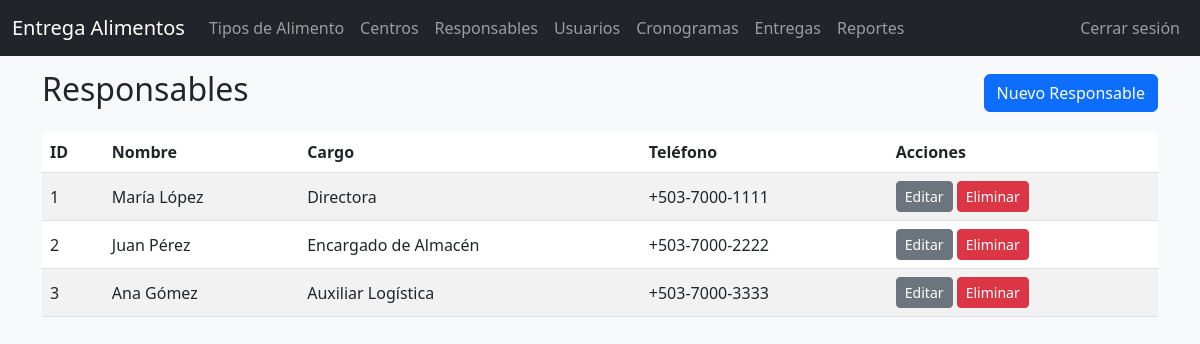
Page /index.php?controller=responsables&action=index (signed in) on the committed database.
### tables this page shows
CREATE TABLE mnt_responsables (
id_responsable INT AUTO_INCREMENT PRIMARY KEY,
nombre VARCHAR(150) NOT NULL,
cargo VARCHAR(100) DEFAULT NULL,
telefono VARCHAR(30) DEFAULT NULL
);

### app/core/Controller.php (called while the page is built, shortened)
<?php
class Controller
{
    protected function view($path, $data = [])
    {
        extract($data);
        require_once __DIR__ . '/../views/layout/header.php';
        require_once __DIR__ . '/../views/' . $path . '.php';
        require_once __DIR__ . '/../views/layout/footer.php';
    }
}

### app/controllers/ResponsablesController.php (called while the page is built, shortened)
<?php
class ResponsablesController extends Controller
{
    public function index()
    {
        $m = new Responsable();
        $items = $m->all();
        $this->view('responsables/index', ['responsables' => $items]);
    }
}

### app/core/Model.php (called while the page is built, shortened)
<?php
class Model
{
    protected $pdo;
    protected $table;
    public function __construct()
    {
        $this->pdo = Database::getConnection();
    }
    public function all()
    {
        $stmt = $this->pdo->query("SELECT * FROM {$this->table}");
        return $stmt->fetchAll();
    }
}

### app/config.php (called while the page is built)
<?php
return [
    'db' => [
        'host' => '127.0.0.1',
        'dbname' => 'entrega_alimentos',
        'user' => 'root',
        'pass' => ''
    ]
];

### app/core/Database.php (called while the page is built)
<?php
class Database
{
    private static $pdo = null;
    public static function getConnection()
    {
        if (self::$pdo === null) {
            $config = require __DIR__ . '/../config.php';
            $db = $config['db'];
            $dsn = "mysql:host={$db['host']};dbname={$db['dbname']};charset=utf8mb4";
            try {
                self::$pdo = new PDO($dsn, $db['user'], $db['pass'], [
                    PDO::ATTR_ERRMODE => PDO::ERRMODE_EXCEPTION,
                    PDO::ATTR_DEFAULT_FETCH_MODE => PDO::FETCH_ASSOC,
                ]);
            } catch (\PDOException $e) {
                die('DB connection failed: ' . $e->getMessage());
            }
        }
        return self::$pdo;
    }
}

### app/views/responsables/index.php (the view)
<div class="d-flex justify-content-between align-items-center mb-3">
    <h2>Responsables</h2>
    <a class="btn btn-primary" href="index.php?controller=responsables&action=create">Nuevo Responsable</a>
</div>
<div class="table-responsive">
<table class="table table-striped">
    <thead><tr><th>ID</th><th>Nombre</th><th>Cargo</th><th>Teléfono</th><th>Acciones</th></tr></thead>
    <tbody>
    <?php foreach($responsables as $r): ?>
        <tr>
            <td><?= htmlspecialchars($r['id_responsable']) ?></td>
            <td><?= htmlspecialchars($r['nombre']) ?></td>
            <td><?= htmlspecialchars($r['cargo']) ?></td>
            <td><?= htmlspecialchars($r['telefono']) ?></td>
            <td>
                <a class="btn btn-sm btn-secondary" href="index.php?controller=responsables&action=edit&id=<?= $r['id_responsable'] ?>">Editar</a>
                <a class="btn btn-sm btn-danger btn-delete" href="index.php?controller=responsables&action=delete&id=<?= $r['id_responsable'] ?>">Eliminar</a>
            </td>
        </tr>
    <?php endforeach; ?>
    </tbody>
</table>
</div>

### assets/css/style.css (style rules this page uses)
body { background: #f8f9fa; }
.table td, .table th { vertical-align: middle; }

### rows in the picture
mnt_responsables: id_responsable "1", nombre "María López", cargo "Directora", telefono "+503-7000-1111"
mnt_responsables: id_responsable "2", nombre "Juan Pérez", cargo "Encargado de Almacén", telefono "+503-7000-2222"
mnt_responsables: id_responsable "3", nombre "Ana Gómez", cargo "Auxiliar Logística", telefono "+503-7000-3333"
